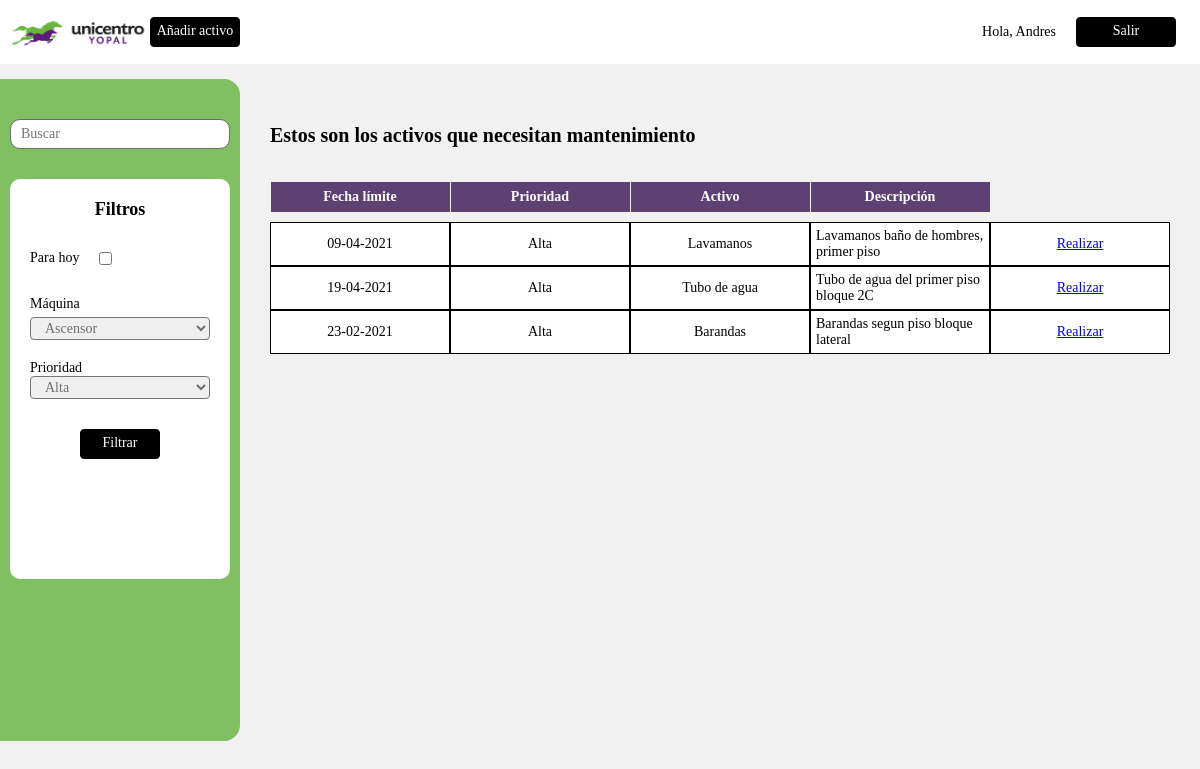
The app's page /home.php (signed in) with its own data.
### tables this page shows
CREATE TABLE `activos` (
  `IDActivo` int(11) NOT NULL,
  `nombreActivo` varchar(50) NOT NULL,
  `descripcionActivo` varchar(100) NOT NULL,
  `frecMantActivo` int(11) NOT NULL,
  `IDHabilidad` int(11) NOT NULL,
  `mantenimiento` bit(1) NOT NULL
);

### includes/home.inc.php (the view)
<?php
$inc = include("includes/dbh.inc.php");
if($inc){
    $consulta = "SELECT activos.nombreActivo, activos.descripcionActivo, activos.frecMantActivo, activos.mantenimiento FROM tecnicos_habilidad INNER JOIN activos ON tecnicos_habilidad.IDHabilidad = activos.IDHabilidad
    WHERE tecnicos_habilidad.IDTecnico =".$_SESSION["userID"];
    $result = mysqli_query($conn, $consulta);
    if($result){
        while($row = $result->fetch_array()){
            $fechaActual = date('d-m-Y');
            $nombreActivo = $row['nombreActivo'];
            $descripcionActivo = $row['descripcionActivo'];
            $frecManActivo = $row['frecMantActivo'];
            $mantenimiento = $row['mantenimiento'];
            $maxMantenimiento = strtotime('+'.$frecManActivo.' day', strtotime($fechaActual));
            $maxMantenimiento = date('d-m-Y', $maxMantenimiento);
            if($mantenimiento==1){
            ?>
                <p class="mantenimientos__p mantenimientos__fecha"><?php echo $maxMantenimiento?></p>
                <p class="mantenimientos__p">Alta</p>
                <p class="mantenimientos__p"><?php echo $nombreActivo?></p>
                <p class="mantenimientos__p"><?php echo $descripcionActivo?> </p>
                <a href="#" class="mantenimientos__p mantenimientos__a">Realizar</a>
            <?php
            }
        }
    }
}
?>

### css/home.css (style rules this page uses)
* { font-size: 14px; font-family: Calibri; box-sizing: border-box; padding: 0; margin: 0; }
body { background-color: #F1F1F1; }
.mantenimientos__fecha { grid-column: 1/2; }
.mantenimientos__p { padding: 5px; height: auto; background-color: #fff; display: flex; justify-content: center; align-items: center; border: 1px solid #000; }

### records on screen
activos: frecMantActivo "09-04-2021", nombreActivo "Lavamanos", descripcionActivo "Lavamanos baño de hombres, primer piso"
activos: frecMantActivo "19-04-2021", nombreActivo "Tubo de agua", descripcionActivo "Tubo de agua del primer piso bloque 2C"
activos: frecMantActivo "23-02-2021", nombreActivo "Barandas", descripcionActivo "Barandas segun piso bloque lateral"

### other values on screen
$_SESSION["primerNombre"] "Andres"
